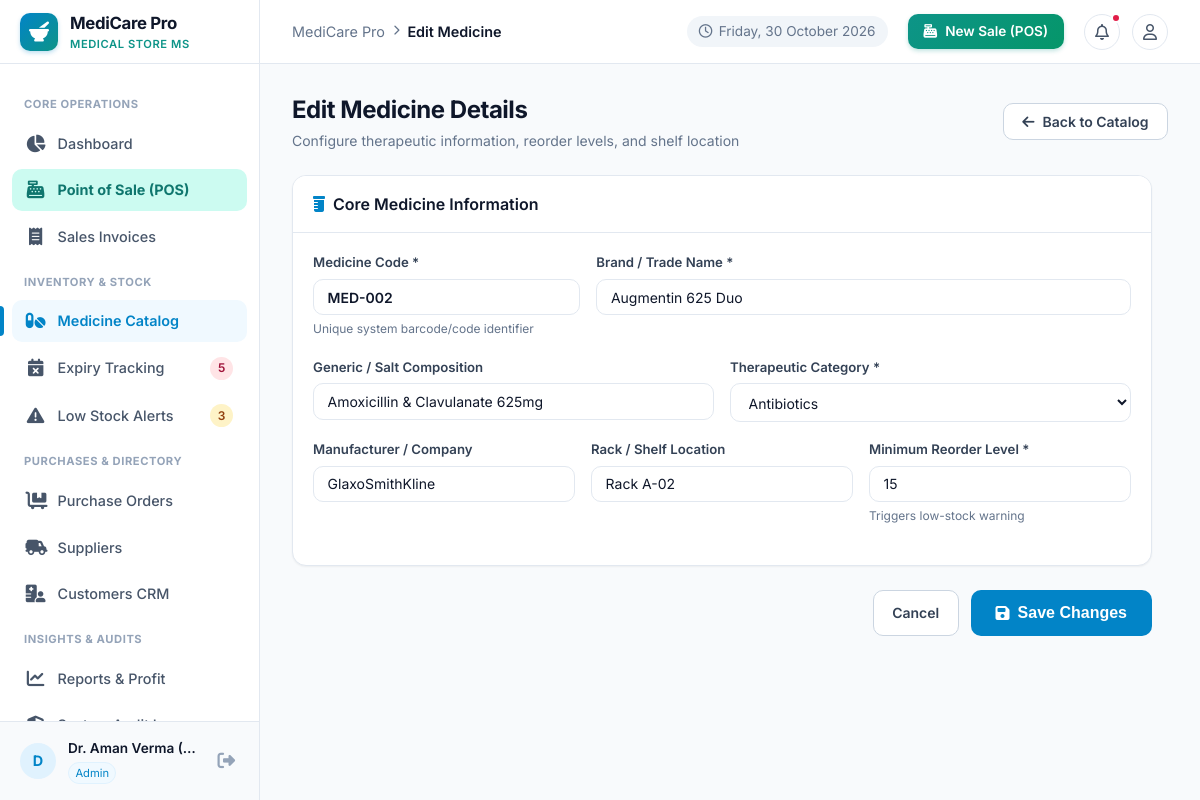
The app's page /medicines/edit/2 (signed in) with its own data.
### tables this page shows
CREATE TABLE medicines (
    id INTEGER PRIMARY KEY AUTOINCREMENT,
    code TEXT UNIQUE NOT NULL,
    name TEXT NOT NULL,
    generic_name TEXT,
    category TEXT NOT NULL,
    manufacturer TEXT,
    rack_location TEXT,
    min_stock INTEGER NOT NULL DEFAULT 10,
    is_active INTEGER NOT NULL DEFAULT 1,
    created_at TIMESTAMP DEFAULT CURRENT_TIMESTAMP,
    updated_at TIMESTAMP DEFAULT CURRENT_TIMESTAMP
);

### routes/medicines.py (the view, shortened to what this page needs)
@medicines_bp.route('/edit/<int:id>', methods=['GET', 'POST'])
@login_required
def edit(id):
    medicine = query_db("SELECT * FROM medicines WHERE id = ?", (id,), one=True)
    if not medicine:
        flash("Medicine not found.", "danger")
        return redirect(url_for('medicines.index'))
    suppliers = query_db("SELECT id, name FROM suppliers WHERE is_active = 1 ORDER BY name ASC")
    return render_template('medicines/form.html', medicine=medicine, categories=CATEGORIES, suppliers=suppliers, is_edit=True)

### database.py (called while the page is built)
def get_db():
    try:
        if 'db' not in g or g.db is None:
            db_path = current_app.config.get('DATABASE_PATH', Config.DATABASE_PATH)
            g.db = sqlite3.connect(db_path)
            g.db.row_factory = sqlite3.Row
            g.db.execute("PRAGMA foreign_keys = ON;")
        return g.db
    except (RuntimeError, AttributeError):
        conn = sqlite3.connect(Config.DATABASE_PATH)
        conn.row_factory = sqlite3.Row
        conn.execute("PRAGMA foreign_keys = ON;")
        return conn

def query_db(query, args=(), one=False):
    db = get_db()
    cur = db.execute(query, args)
    rv = cur.fetchall()
    cur.close()
    return (rv[0] if rv else None) if one else rv

### routes/auth.py (called while the page is built)
def login_required(view):
    @wraps(view)
    def wrapped_view(**kwargs):
        if 'user_id' not in session:
            flash("Please sign in to access this page.", "warning")
            return redirect(url_for('auth.login', next=request.path))
        return view(**kwargs)
    return wrapped_view

### templates/medicines/form.html (shortened to what this page needs)
{% extends 'base.html' %}
{% block breadcrumb %}{% if is_edit %}Edit Medicine{% else %}Add Medicine{% endif %}{% endblock %}
{% block content %}
<div class="page-header">
  <div class="page-title-box">
    <h1>{% if is_edit %}Edit Medicine Details{% else %}Register New Medicine{% endif %}</h1>
    <p class="page-subtitle">Configure therapeutic information, reorder levels, and shelf location</p>
  </div>
  <div class="page-actions">
    <a href="{{ url_for('medicines.index') }}" class="btn btn-secondary">
      <i class="fa-solid fa-arrow-left"></i> Back to Catalog
    </a>
  </div>
</div>
<div style="max-width: 860px;">
  <form method="POST">
    <div class="card">
      <div class="card-header">
        <div class="card-title">
          <i class="fa-solid fa-prescription-bottle" style="color: var(--primary);"></i>
          <span>Core Medicine Information</span>
        </div>
      </div>
      <div class="card-body">
        <div style="display: grid; grid-template-columns: 1fr 2fr; gap: 1rem;">
          <div class="form-group">
            <label class="form-label" for="code">Medicine Code *</label>
            <input type="text" id="code" name="code" class="form-control" placeholder="e.g. MED-001" value="{{ medicine.code if is_edit else '' }}" required style="font-weight: 600; text-transform: uppercase;">
            <small style="font-size: 0.75rem; color: var(--slate-500);">Unique system barcode/code identifier</small>
          </div>
          <div class="form-group">
            <label class="form-label" for="name">Brand / Trade Name *</label>
            <input type="text" id="name" name="name" class="form-control" placeholder="e.g. Dolo 650 Tablet" value="{{ medicine.name if is_edit else '' }}" required>
          </div>
        </div>
        <div style="display: grid; grid-template-columns: 1fr 1fr; gap: 1rem;">
          <div class="form-group">
            <label class="form-label" for="generic_name">Generic / Salt Composition</label>
            <input type="text" id="generic_name" name="generic_name" class="form-control" placeholder="e.g. Paracetamol 650mg" value="{{ medicine.generic_name if is_edit else '' }}">
          </div>
          <div class="form-group">
            <label class="form-label" for="category">Therapeutic Category *</label>
            <select id="category" name="category" class="form-select" required>
              {% for cat in categories %}
              <option value="{{ cat }}" {% if is_edit and medicine.category == cat %}selected{% endif %}>{{ cat }}</option>
              {% endfor %}
            </select>
          </div>
        </div>
        <div style="display: grid; grid-template-columns: 1fr 1fr 1fr; gap: 1rem;">
          <div class="form-group">
            <label class="form-label" for="manufacturer">Manufacturer / Company</label>
            <input type="text" id="manufacturer" name="manufacturer" class="form-control" placeholder="e.g. Micro Labs Ltd" value="{{ medicine.manufacturer if is_edit else '' }}">
          </div>
          <div class="form-group">
            <label class="form-label" for="rack_location">Rack / Shelf Location</label>
            <input type="text" id="rack_location" name="rack_location" class="form-control" placeholder="e.g. Rack A-01" value="{{ medicine.rack_location if is_edit else '' }}">
          </div>
          <div class="form-group">
            <label class="form-label" for="min_stock">Minimum Reorder Level *</label>
            <input type="number" id="min_stock" name="min_stock" class="form-control" min="0" value="{{ medicine.min_stock if is_edit else '10' }}" required>
            <small style="font-size: 0.75rem; color: var(--slate-500);">Triggers low-stock warning</small>
          </div>
        </div>
      </div>
    </div>
    <div style="display: flex; justify-content: flex-end; gap: 0.75rem;">
      <a href="{{ url_for('medicines.index') }}" class="btn btn-secondary">Cancel</a>
      <button type="submit" class="btn btn-primary btn-lg">
        <i class="fa-solid fa-floppy-disk"></i>
        <span>{% if is_edit %}Save Changes{% else %}Create Medicine Record{% endif %}</span>
      </button>
    </div>
  </form>
</div>
{% endblock %}

### static/css/style.css (style rules this page uses)
:root { --primary: #0284c7; --primary-hover: #0369a1; --primary-light: #e0f2fe; --primary-subtle: #f0f9ff; --teal: #0d9488; --teal-hover: #0f766e; --teal-light: #ccfbf1; --emerald: #059669; --emerald-light: #d1fae5; --emerald-dark: #065f46; --rose: #e11d48; --rose-light: #ffe4e6; --rose-dark: #9f1239; --amber: #d97706; --amber-light: #fef3c7; --amber-dark: #92400e; --slate-50: #f8fafc; --slate-100: #f1f5f9; --slate-200: #e2e8f0; --slate-300: #cbd5e1; --slate-400: #94a3b8; --slate-500: #64748b; --slate-600: #475569; --slate-700: #334155; --slate-800: #1e293b; --slate-900: #0f172a; --bg-main: #f8fafc; --card-bg: #ffffff; --border-color: #e2e8f0; --text-main: #1e293b; --text-muted: #64748b; --radius-sm: 6px; --radius-md: 10px; --radius-lg: 14px; --radius-full: 9999px; --shadow-sm: 0 1px 2px 0 rgb(0 0 0 / 0.05); --shadow-md: 0 4px 6px -1px rgb(0 0 0 / 0.07), 0 2px 4px -2px rgb(0 0 0 / 0.05); --shadow-lg: 0 10px 15px -3px rgb(0 0 0 / 0.08), 0 4px 6px -4px rgb(0 0 0 / 0.04); --sidebar-width: 260px; --topbar-height: 64px; --font-family: 'Inter', system-ui, -apple-system, BlinkMacSystemFont, 'Segoe UI', Roboto, sans-serif; }
*, *::before, *::after { box-sizing: border-box; margin: 0; padding: 0; }
body { font-family: var(--font-family); background-color: var(--bg-main); color: var(--text-main); line-height: 1.5; -webkit-font-smoothing: antialiased; }
a { color: var(--primary); text-decoration: none; transition: color 0.15s ease; }
.page-header { display: flex; align-items: center; justify-content: space-between; margin-bottom: 1.5rem; flex-wrap: wrap; gap: 1rem; }
.page-title-box h1 { font-size: 1.5rem; font-weight: 700; color: var(--slate-900); letter-spacing: -0.02em; }
.page-subtitle { font-size: 0.875rem; color: var(--slate-500); margin-top: 0.15rem; }
.page-actions { display: flex; align-items: center; gap: 0.75rem; flex-wrap: wrap; }
.btn { display: inline-flex; align-items: center; justify-content: center; gap: 0.5rem; padding: 0.55rem 1.15rem; font-size: 0.875rem; font-weight: 600; border-radius: var(--radius-md); cursor: pointer; border: 1px solid transparent; transition: all 0.15s ease; line-height: 1.25; }
.btn-primary { background-color: var(--primary); color: white; }
.btn-secondary { background-color: #ffffff; border-color: var(--slate-300); color: var(--slate-700); }
.btn-lg { padding: 0.75rem 1.5rem; font-size: 1rem; border-radius: var(--radius-md); }
.card { background: var(--card-bg); border: 1px solid var(--border-color); border-radius: var(--radius-lg); box-shadow: var(--shadow-sm); overflow: hidden; margin-bottom: 1.5rem; }
.card-header { padding: 1rem 1.25rem; border-bottom: 1px solid var(--border-color); display: flex; align-items: center; justify-content: space-between; background: #ffffff; }
.card-title { font-size: 1rem; font-weight: 600; color: var(--slate-900); display: flex; align-items: center; gap: 0.5rem; }
.card-body { padding: 1.25rem; }
.form-group { margin-bottom: 1.15rem; }
.form-label { display: block; font-size: 0.825rem; font-weight: 600; color: var(--slate-700); margin-bottom: 0.35rem; }
.form-control { width: 100%; padding: 0.55rem 0.85rem; font-size: 0.875rem; font-family: inherit; color: var(--slate-900); background-color: #ffffff; border: 1px solid var(--border-color); border-radius: var(--radius-md); transition: border-color 0.15s ease, box-shadow 0.15s ease; }
.form-select { width: 100%; padding: 0.55rem 0.85rem; font-size: 0.875rem; font-family: inherit; color: var(--slate-900); background-color: #ffffff; border: 1px solid var(--border-color); border-radius: var(--radius-md); appearance: auto; }

### records on screen
medicines: code "MED-002", name "Augmentin 625 Duo", generic_name "Amoxicillin & Clavulanate 625mg", category "Antibiotics", manufacturer "GlaxoSmithKline", rack_location "Rack A-02", min_stock "15"

### other values on screen
{{ nav_urgent_expiry_count }} "5"
{{ nav_low_stock_count }} "3"
{{ user.name[:1] if user.name else 'U' }} "D"
{{ user.name }} "Dr. Aman Verma (…"
{{ user.role }} "Admin"
